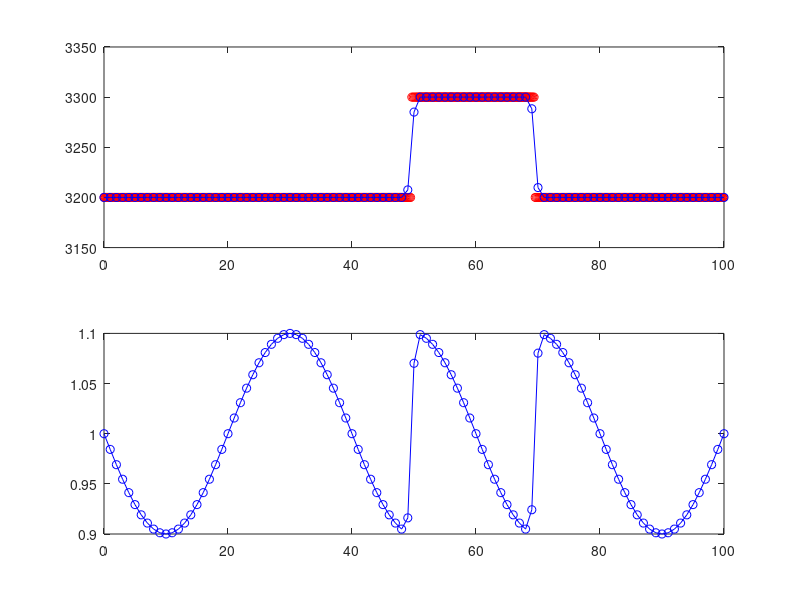

Here is the MATLAB script that generated this plot:
%% Solving 1D advection equation
% Mark in cell
% using finite differences in time
% Homework 6
% Yuan Xie, 03/11/2022

% 1) Clear memory and figures
clear all
clf

% 2) Define model
xsize=100; % Horizontal model size, m

% 2.1) Define Eulerian grid
Nx=101; % Model resolution
dx=xsize/(Nx-1); % Grid size, m
x=0:dx:xsize; % Coordinates of Eularian (immobile) grid points, m

% 2.2) Define Lagrangian grid markers
Nxm=1001; % Number of Lagrangian grid points
dxm=xsize/(Nxm-1); % Number of Lagrangian grid points
xm0=0:dxm:xsize; % Initial coordinates of Lagrangian grid points

% 2.3) Define initial density in Lagrangian points
RHOm=zeros(1,Nxm);
for m=1:1:Nxm
    RHOm(m)=3200; % background
    if(xm0(m)>0.4*xsize && xm0(m)<0.6*xsize)
        RHOm(m)=3300;
    end
end

% 2.4)  define timestep
dt=0.5;
% Coordinates of Lagrangian points for the next moment of time
xmdt=xm0;
ntimesteps=20; % Number of time steps

% Time step loop
for t=1:1:ntimesteps
    
    % Interplolation RHO from makers to Eularian nodes(weight average) 
    RHO0=zeros(1,Nx);
    for j=1:1:Nx
        k=0;
        Wtmj=0;
        rho=0;
        for m=1:1:Nxm
            dXmj=abs(x(j)-xm0(m));
            if dXmj <= dx
                k=k+1;
                Wtmj(k)=1-dXmj/dx;
                rho(k)=RHOm(m)*Wtmj(k);
            end
        end
        RHO0(j)=sum(rho)/sum(Wtmj);
    end

    % Define advection velocity
    % velocity in nodes
    vx=zeros(1,Nx);
    for j=1:1:Nx
        vx(j)=1+sin((x(j)-x(1))/xsize*pi*5)*0.1*(RHO0(j)-3250)/50;
    end
    
    % Interpolate velocity from nodes to makers
    vxm=zeros(1,Nxm);
    vxm(end)=vx(end);
    for m=1:1:Nxm-1
        j=fix(xm0(m)/dx)+1;
        dXmj=x(j)-xm0(m);
        Wtmj=1-abs(dXmj)/dx;
        Wtmj1=1-Wtmj;
        vxm(m)=Wtmj*vx(j)+Wtmj1*vx(j+1);
    end

    % Going through all lagrangian points
    for m=1:1:Nxm
        xmdt(m)=xm0(m)+vxm(m)*dt;
        % Periodic BC
        if(xmdt(m)>xsize)
            xmdt(m)=xmdt(m)-xsize;
        end
        if(xmdt(m)<0)
            xmdt(m)=xmdt(m)+xsize;
        end
    end
    
    
    %     Plot results
    figure(1)
    subplot(2,1,1)
    plot(xm0,RHOm,'o r')
    hold on
    plot(x,RHO0,'-o b')
    hold off
    axis([0 xsize 3150 3350])
    
    subplot(2,1,2)
    plot(x,vx,'-o b')
    axis([0 xsize 0.9 1.1])
    pause(1)
    
    % going to the next time steps
    xm0=xmdt;
end


aaa(1,1)=RHO0(51); % 3285.09563976021
aaa(2,1)=vx(51);  % 1.07019127952042
format long e
disp(aaa(1))
disp('correct answer: 3285.09563976021')
disp(aaa(2))
disp('correct answer: 1.07019127952042')
